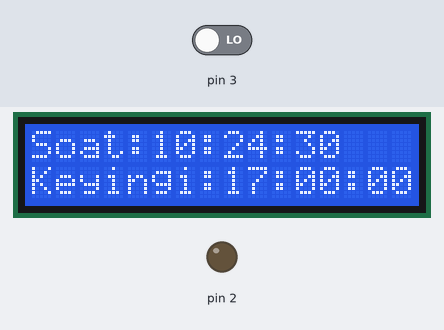
The sketch below on a simulated Arduino Uno, built with avr-gcc and run on an emulated ATmega328P. On the bench: 16×2 character LCD, output pins drawn as LEDs (lit = HIGH). The test bench sets the inputs (shaded band); at power-on: pin 3 LOW. The local clock reads 2024-03-15 10:24:30 at power-on unless the sketch sets it; what the sketch prints to the serial monitor is not drawn.

Above: at 1.2 s.
1.3 s: pin 3 driven HIGH
At 2.6 s:
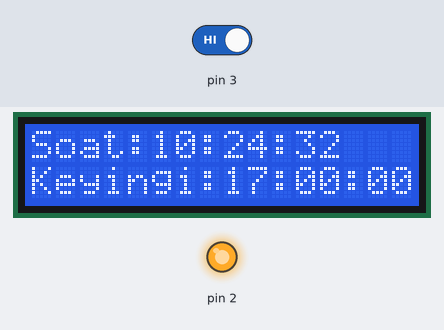
At 3.7 s:
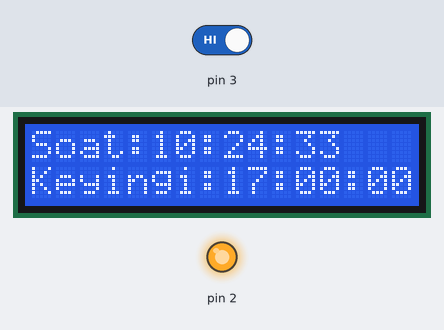
Timing chart, 0 to 5.2 s (numbered marks = the images above; inputs shaded):
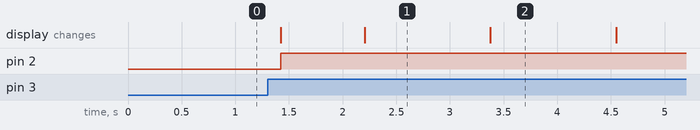

Measured:
- after the input at 1.3 s, pin 2: LOW → HIGH after 0.13 s
- what the display in image 1 shows lasts 1.2 s, from 2.2 s to 3.4 s

The sketch:

school_bell_ownproject.ino
```cpp
/* By Quvonchbek Rayxonov */
#include <Wire.h>
#include <LiquidCrystal_I2C.h>
#include <virtuabotixRTC.h>

LiquidCrystal_I2C lcd(0x27, 16, 2);
virtuabotixRTC myRTC(6, 7, 8);

// Qo‘ng‘iroq vaqtlarini massiv ko‘rinishida saqlaymiz
int bellTimes[][2] = {
  {8, 30},
  {9, 15},
  {9, 20},
  {10, 5},
  {10, 10},
  {10, 55},
  {11, 0},
  {11, 45},
  {12, 30},
  {13, 15},
  {13, 20},
  {14, 5},
  {14, 10},
  {14, 55},
  {15, 0},
  {17, 0}
};

int bellCount = sizeof(bellTimes) / sizeof(bellTimes[0]);

void setup() {
  Serial.begin(9600);
  pinMode(2, OUTPUT);
  pinMode(3, INPUT);

  lcd.init();
  lcd.backlight();

  // Bir marta vaqt o‘rnatiladi va ushbu kodni komentaryiaga olib yana kod yuklanadi:
  // myRTC.setDS1302Time(25, 52, 17, 2, 21, 11, 2025);
}

void loop() {
  myRTC.updateTime();


  lcd.clear();
  lcd.setCursor(0, 0);
  lcd.print("Soat:");
  lcd.print(myRTC.hours);
  lcd.print(":");
  lcd.print(myRTC.minutes);
  lcd.print(":");
  lcd.print(myRTC.seconds);


  Serial.print(myRTC.hours);
  Serial.print(":");
  Serial.print(myRTC.minutes);
  Serial.print(":");
  Serial.println(myRTC.seconds);

  schoolbell();
  nextbell();

  if (digitalRead(3) == 1)
  {
    digitalWrite(2, 1);
    Serial.println("Qo'ng'iroq qo'lda yoqildi");
  }

  delay(200);
}

void schoolbell()
{
  if (myRTC.dayofweek < 1 || myRTC.dayofweek > 6) return;

  for (int i = 0; i < bellCount; i++)
  {
    if (myRTC.hours == bellTimes[i][0] &&
        myRTC.minutes == bellTimes[i][1] &&
        myRTC.seconds >= 1 && myRTC.seconds <= 4) {

      digitalWrite(2, HIGH);
      delay(1000);
      digitalWrite(2, LOW);
      delay(1000);
    }
  }
}
void nextbell()
{
  if (myRTC.dayofweek < 1 || myRTC.dayofweek > 6) return;
  if (myRTC.hours >= 17)
  {
    lcd.setCursor(0, 1);
    lcd.print("Keyingi:08:30:00");
  }
  for (int i = 0; i < bellCount; i++)
  {
    if (myRTC.hours < bellTimes[i][0] ||
        myRTC.hours == bellTimes[i][0]  && myRTC.minutes < bellTimes[i][1])
        {
          lcd.setCursor(0, 1);
          lcd.print("Keyingi:");
          if (bellTimes[i][0] < 10) lcd.print("0");
          lcd.print(bellTimes[i][0]);
          lcd.print(":");
          if (bellTimes[i][1] < 10) lcd.print("0");
          lcd.print(bellTimes[i][1]);
          lcd.print(":00");
        }
  }
}
```
